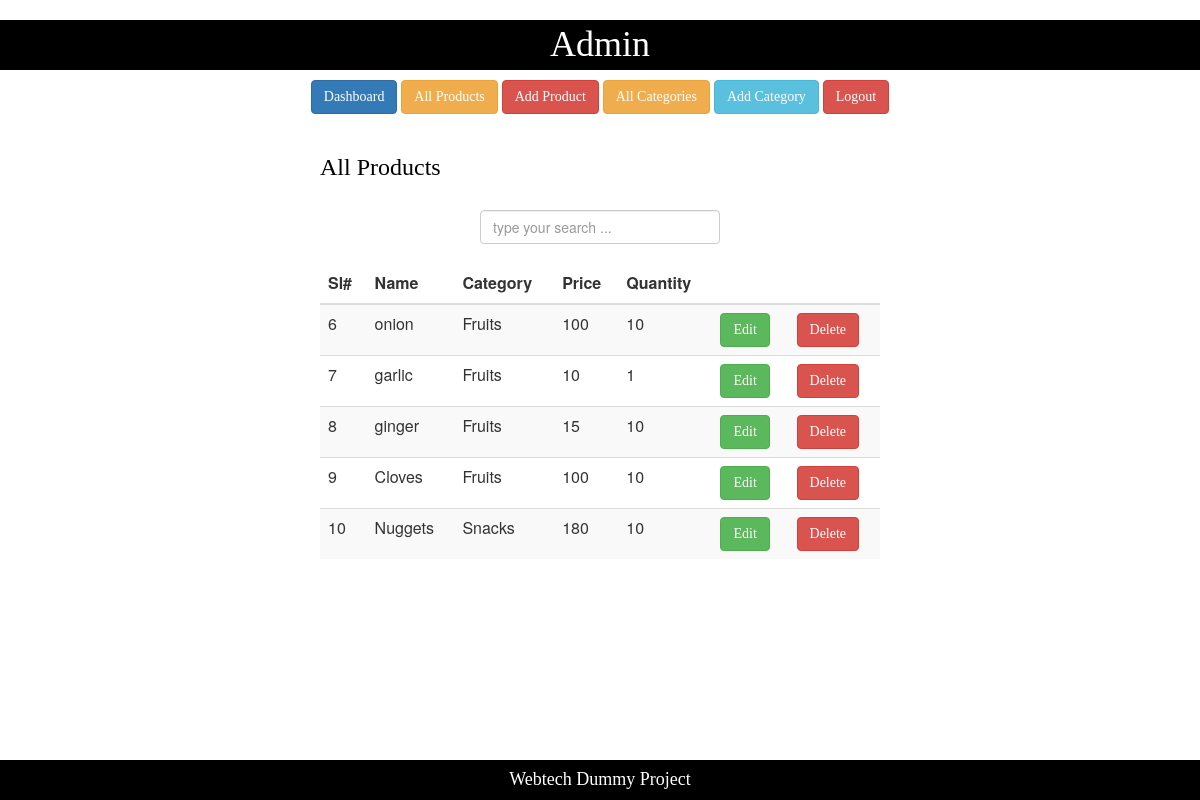
The page /quiz-2/allproducts.php on the database its author committed.
### tables this page shows
CREATE TABLE `products` (
  `id` int(10) NOT NULL,
  `name` varchar(20) NOT NULL,
  `price` int(10) NOT NULL,
  `qunatity` int(5) NOT NULL,
  `description` text NOT NULL,
  `image` varchar(10) NOT NULL,
  `category_id` int(11) NOT NULL
);

CREATE TABLE `categories` (
  `id` int(12) NOT NULL,
  `name` varchar(20) NOT NULL
);

### quiz-2/models/db_connect.php (called while the page is built, shortened)
<?php
	$servername = "localhost";
	$db_username="root";
	$db_password="";
	$db_name="p_inventory";
	function getArray($query){
		global $servername, $db_username, $db_password,$db_name;
		$conn = mysqli_connect($servername,$db_username,$db_password,$db_name);
		$result = mysqli_query($conn,$query);
		$data = array();
		while($row = mysqli_fetch_assoc($result)){
			$data[] = $row;
		}
		return $data;
	}
?>

### quiz-2/controllers/ProductController.php (called while the page is built, shortened)
<?php
	require_once 'models/db_connect.php';
	function getAllProducts(){
		$query = "SELECT p.id as 'id', p.name as 'name',c.name as category, p.qunatity as 'quantity' ,p.price as 'price' FROM products as p, categories as c WHERE p.category_id = c.id";
		$products = getArray($query);
		return $products;
	}
?>

### quiz-2/allproducts.php (the view, shortened to what this page needs)
<?php
	include 'admin_header.php';
	require_once 'controllers/ProductController.php';
	$products = getAllProducts();
?>
<div class="center">
	<h3 class="text">All Products</h3>
	<div class="center">
	<input type="text" placeholder="type your search ..." id="search_text" onkeyup="search()" class="form-control">
	</div>
	<table class="table table-striped">
		<thead>
			<th>Sl#</th>
			<th> Name</th>
			<th>Category </th>
			<th> Price</th>
			<th> Quantity</th>
			<th></th>
			<th></th>
		</thead>
		<tbody>
			<?php
				foreach($products as $product){
					echo "<tr>";
					echo "<td>".$product["id"]."</td>";
					echo "<td>".$product["name"]."</td>";
					echo "<td>".$product["category"]."</td>";
					echo "<td>".$product["price"]."</td>";
					echo "<td>".$product["quantity"]."</td>";
					echo '<td><a href="editproduct.php?id='.$product["id"].'" class="btn btn-success">Edit</a></td>';
					echo '<td><a class="btn btn-danger">Delete</td>';
					echo "</tr>";
				}
			?>
		</tbody>
	</table>
</div>
<?php include 'admin_footer.php';?>

### quiz-2/styles/mystyle.css (style rules this page uses)
body { background-color:white; padding:0px; }
.text { font-family:consolas; color:black; }
.center { margin: 0 auto; width:50% ; padding:20px; }
.btn { font-family:consolas; }

### rows shown on the page
products: id "6", name "onion", category.name "Fruits", price "100", qunatity "10"
products: id "7", name "garlic", category.name "Fruits", price "10", qunatity "1"
products: id "8", name "ginger", category.name "Fruits", price "15", qunatity "10"
products: id "9", name "Cloves", category.name "Fruits", price "100", qunatity "10"
products: id "10", name "Nuggets", category.name "Snacks", price "180", qunatity "10"
